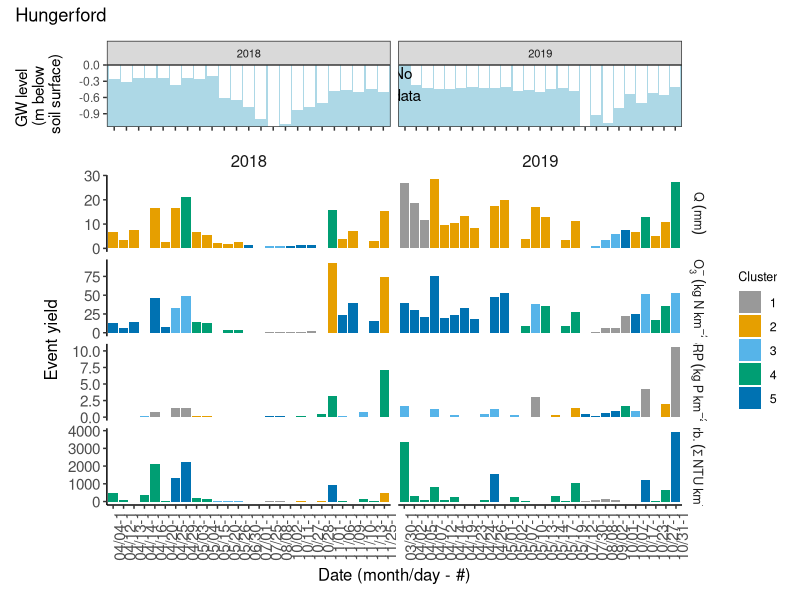
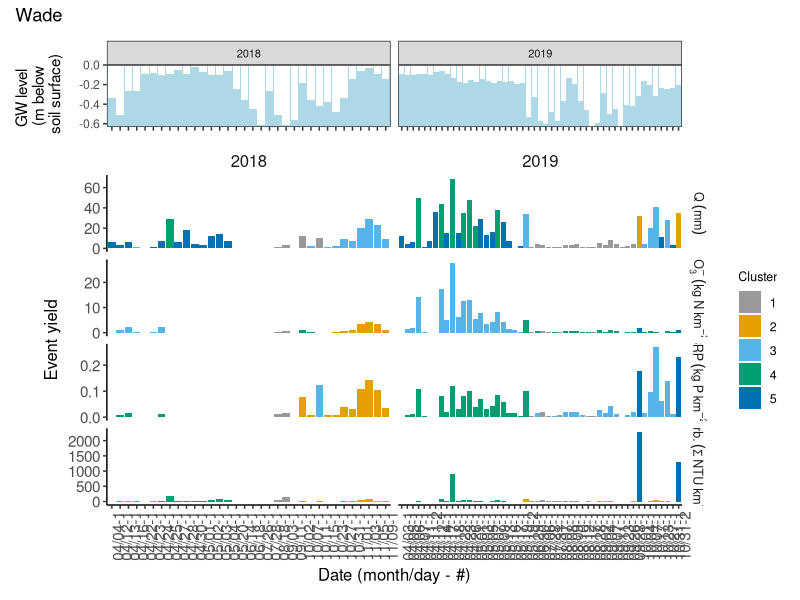
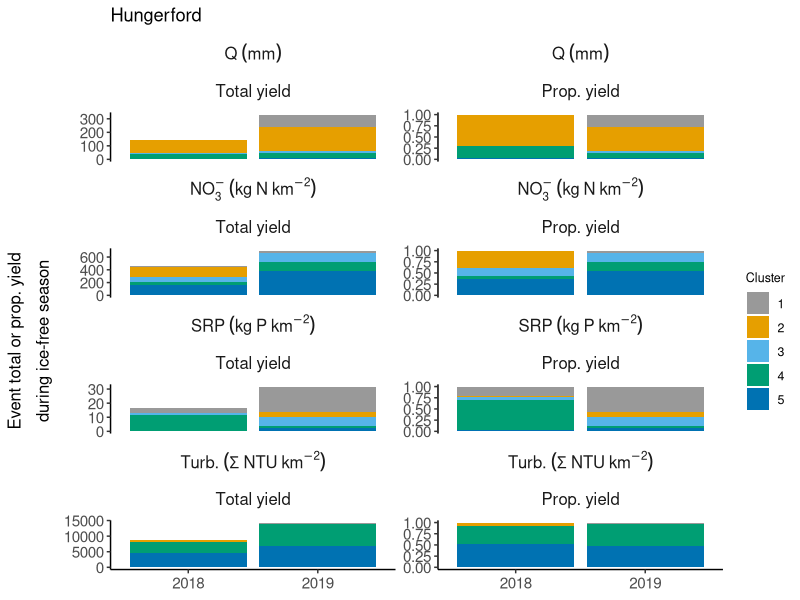
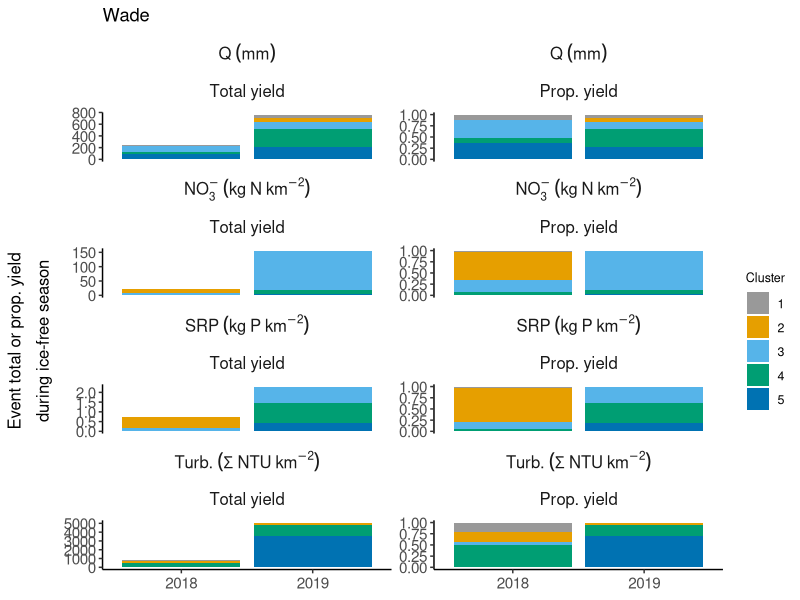
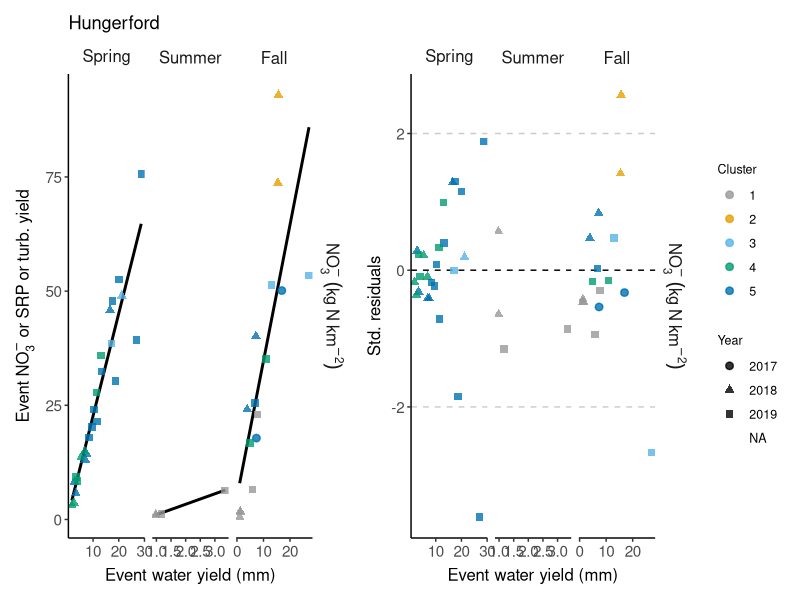

Write R code to recreate these figures, in order. (Note: this script raises an error after producing the figures.)
## ---- chunk 1
# Set defaults
knitr::opts_chunk$set(fig.width = 6, fig.asp = 0.618, out.width = "70%", fig.align = "center")

# Load packages
  library("here")      # to make file paths fail less
  library("tidyverse") # general workhorse
  library("lubridate") # to work with dates
  library("patchwork") # arranging multiple plots
  library("broom")     # for linear regressions
## ---- chunk 2
# Read in data
  # Calculated event metrics for each site as calculated in compile_calculate_allVars.R
  hford <- read_csv(here("Data", "eventMetrics_hford.csv")) %>% 
    mutate(event_start = ymd_hms(event_start, tz = "Etc/GMT+4"))

  wade <- read_csv(here("Data", "eventMetrics_wade.csv")) %>% 
    mutate(event_start = ymd_hms(event_start, tz = "Etc/GMT+4"))

  # SOM results from SOManalysis_SITE_yields_VAR.Rmd
  # Water
  som_wat_hf <- read_csv(here("Data", "somResults", "hford", "yields", "water", "2021-04-07", "Results_hford_withClusters.csv")) %>% mutate(SOM = "water") %>% select(site, SOM, everything())
  som_wat_wd <- read_csv(here("Data", "somResults", "wade", "yields", "water", "2021-04-07", "Results_wade_withClusters.csv")) %>% mutate(SOM = "water") %>% select(site, SOM, everything())
  # NO3
  som_no3_hf <- read_csv(here("Data", "somResults", "hford", "yields", "NO3", "2021-04-08", "Results_hford_withClusters.csv")) %>% mutate(SOM = "NO3_kg_km2") %>% select(site, SOM, everything())
  som_no3_wd <- read_csv(here("Data", "somResults", "wade", "yields", "NO3", "2021-04-12", "Results_wade_withClusters.csv")) %>% mutate(SOM = "NO3_kg_km2") %>% select(site, SOM, everything())
  # SRP
  som_srp_hf <- read_csv(here("Data", "somResults", "hford", "yields", "SRP", "2021-04-08", "Results_hford_withClusters.csv")) %>% mutate(SOM = "SRP_kg_km2") %>% select(site, SOM, everything())
  som_srp_wd <- read_csv(here("Data", "somResults", "wade", "yields", "SRP", "2021-04-12", "Results_wade_withClusters.csv")) %>% mutate(SOM = "SRP_kg_km2") %>% select(site, SOM, everything())
  # Turbidity
  som_turb_hf <- read_csv(here("Data", "somResults", "hford", "yields", "turb", "2021-04-09", "Results_hford_withClusters.csv")) %>% mutate(SOM = "turb_kg_km2") %>% select(site, SOM, everything())
  som_turb_wd <- read_csv(here("Data", "somResults", "wade", "yields", "turb", "2021-04-13", "Results_wade_withClusters.csv")) %>% mutate(SOM = "turb_kg_km2") %>% select(site, SOM, everything())
  
# Join SOM results into one df per site
  som_results <- bind_rows(som_wat_hf, som_wat_wd, som_no3_hf, som_no3_wd, som_srp_hf, som_srp_wd, som_turb_hf, som_turb_wd) %>% 
    rename(clust_4cl = clust_wat_4cl, clust_5cl = clust_wat_5cl, clust_6cl = clust_wat_6cl) %>% 
    mutate(event_start = ymd_hms(event_start, tz = "Etc/GMT+4"))
  rm(som_wat_hf, som_wat_wd, som_no3_hf, som_no3_wd, som_srp_hf, som_srp_wd, som_turb_hf, som_turb_wd)
## ---- chunk 3
# Plotting specifics
  theme1 <- theme_classic() +
            theme(axis.text = element_text(size = 11),
                  axis.title = element_text(size = 12),
                  axis.title.x = element_text(margin=margin(5,0,0,0)),
                  axis.title.y = element_text(margin=margin(0,5,0,0)),
                  legend.title = element_text(size = 9),
                  legend.text = element_text(size = 9),
                  strip.text = element_text(size = 12))
  
  # A new theme for the hysteresis plots
  theme2 <- theme(axis.line = element_blank(),
                  axis.text = element_text(size = 8),
                  axis.title = element_blank(),
                  plot.margin = unit(c(1.25,1.25,1.25,1.25), "lines"),
                  panel.background = element_blank(),
                  panel.grid.major = element_blank(), 
                  panel.grid.minor = element_blank(),
                  legend.text = element_text(size = 6),
                  legend.key.size = unit(0.1, "in"),
                  legend.margin = margin(0, 0, 0, 0),
                  legend.title = element_text(size = 6)) 
## ---- chunk 4
# Plot timeline of event water yields & ratios colored by cluster number
# NOTE: THESE PLOTS ASSUME THAT A 5 CLUSTER SOM MODEL IS APPROPRIATE FOR ALL SITE x VAR COMBO; ALTER IF NOT APPROPRIATE
# HFORD
  # Create a dataframe that drops event dates that only have Q yield
  hf_yields <- 
    som_results %>% 
    filter(site == "Hungerford") %>% 
    pivot_longer(cols = c(q_mm, NO3_kg_km2, SRP_kg_km2, turb_kg_km2), names_to = "var", values_to = "yield") %>% 
    mutate(year = year(event_start)) %>% 
    select(site, event_start, year, SOM, clust_5cl, gw_1d_well5, var, yield) %>% 
    filter((SOM == "water" & var == "q_mm") |
             (SOM == "NO3_kg_km2" & var == "NO3_kg_km2") |
             (SOM == "SRP_kg_km2" & var == "SRP_kg_km2") |
             (SOM == "turb_kg_km2" & var == "turb_kg_km2")) %>% 
    mutate(var = factor(var, 
                    levels = c("q_mm", "NO3_kg_km2", "SRP_kg_km2", "turb_kg_km2"), 
                    labels = c(expression(Q~(mm)), expression(NO[3]^-{}~(kg~N~km^{-2})) , expression(SRP~(kg~P~km^{-2})), expression(Turb.~(Sigma~NTU~km^{-2}))))) %>%   
    # Only 2 events in 2017, so cutting out 2017
    filter(year(event_start) != 2017) %>%
     # Add leading zero to single digit months and days
    mutate(year = year(event_start),
           month = str_pad(month(event_start), 2, pad = 0),
           day = str_pad(day(event_start), 2, pad = 0),
           month_day = paste(month, "/", day, sep = "")) %>%
    # There is one day where there are two events, add a rep for month_day and make month_day_rep ID
    group_by(SOM, year, month_day) %>% 
    mutate(rep = row_number()) %>% 
    mutate(month_day_rep = paste(month_day, rep, sep = "-")) %>% 
    filter(!(event_start >= ymd_hms("2019-01-01 00:00:00", tz = "Etc/GMT+4") & event_start <= ymd_hms("2019-03-29 00:00:00", tz = "Etc/GMT+4")))


  # First graph GW level data along with water yield timeline
  # Text for missing data on 2019 plot
  ann_text <- data.frame(month_day_rep = "03/26-2", gw_1d_well5 = -0.35, lab = "No \n data",
                         year = factor(2019, levels = c("2018", "2019")))
  # GW Plot
  pl_hf_gw <- 
    hf_yields %>% 
    filter(SOM == "water") %>% 
    ggplot(aes(x = month_day_rep, y = gw_1d_well5)) +
      facet_wrap(~year, scales = "free_x", ncol = 2) +
      geom_bar(stat = "identity", fill = "white") +
      ylab("GW level \n (m below \n soil surface)") +
      xlab("Date (month/day - #)") +
      scale_y_continuous(expand = c(0, 0)) +
      theme_bw() +
      theme(panel.grid = element_blank(),
            panel.background = element_rect(fill = "lightblue"),
            strip.text.x = element_text(size = 8),
            axis.text.x = element_blank(),
            axis.title.x = element_blank()) +
    geom_text(data = ann_text, label = "No \n data")

  # 5 cluster model
  pl_hf_1 <- 
    hf_yields %>% 
    ggplot(aes(x = factor(month_day_rep), y = yield, fill = as.factor(clust_5cl))) +
      facet_grid(var~year, scale = "free", labeller = label_parsed) +
      geom_bar(stat = "identity") +
      scale_fill_manual(name = "Cluster",
                        values = c("#999999", "#E69F00", "#56B4E9", "#009E73", "#0072B2", "#D55E00", "#CC79A7")) +
      ylab("Event yield") +
      xlab("Date (month/day - #)") +
      theme1 +
      theme(axis.text.x = element_text(angle = 90),
            strip.background = element_blank(),
            strip.text.y = element_text(size = 9))
  
# WADE
  # Create a dataframe that drops event dates that only have Q yield
  wd_yields <- 
    som_results %>% 
    filter(site == "Wade") %>% 
    pivot_longer(cols = c(q_mm, NO3_kg_km2, SRP_kg_km2, turb_kg_km2), names_to = "var", values_to = "yield") %>% 
    mutate(year = year(event_start)) %>% 
    select(site, event_start, year, SOM, clust_5cl, gw_1d_well5, var, yield) %>% 
    filter((SOM == "water" & var == "q_mm") |
             (SOM == "NO3_kg_km2" & var == "NO3_kg_km2") |
             (SOM == "SRP_kg_km2" & var == "SRP_kg_km2") |
             (SOM == "turb_kg_km2" & var == "turb_kg_km2")) %>% 
    mutate(var = factor(var, 
                    levels = c("q_mm", "NO3_kg_km2", "SRP_kg_km2", "turb_kg_km2"), 
                    labels = c(expression(Q~(mm)), expression(NO[3]^-{}~(kg~N~km^{-2})) , expression(SRP~(kg~P~km^{-2})), expression(Turb.~(Sigma~NTU~km^{-2}))))) %>%   
    # Only 2 events in 2017, so cutting out 2017
    filter(year(event_start) != 2017) %>%
     # Add leading zero to single digit months and days
    mutate(year = year(event_start),
           month = str_pad(month(event_start), 2, pad = 0),
           day = str_pad(day(event_start), 2, pad = 0),
           month_day = paste(month, "/", day, sep = "")) %>%
    # There is one day where there are two events, add a rep for month_day and make month_day_rep ID
    group_by(SOM, year, month_day) %>% 
    mutate(rep = row_number()) %>% 
    mutate(month_day_rep = paste(month_day, rep, sep = "-"))
    # filter(!(event_start >= ymd_hms("2019-01-01 00:00:00", tz = "Etc/GMT+4") & event_start <= ymd_hms("2019-03-29 00:00:00", tz = "Etc/GMT+4")))

  # GW Plot
  pl_wd_gw <- 
    wd_yields %>% 
    filter(SOM == "water") %>% 
    ggplot(aes(x = month_day_rep, y = gw_1d_well5)) +
      facet_wrap(~year, scales = "free_x", ncol = 2) +
      geom_bar(stat = "identity", fill = "white") +
      ylab("GW level \n (m below \n soil surface)") +
      xlab("Date (month/day - #)") +
      scale_y_continuous(expand = c(0, 0)) +
      theme_bw() +
      theme(panel.grid = element_blank(),
            panel.background = element_rect(fill = "lightblue"),
            strip.text.x = element_text(size = 8),
            axis.text.x = element_blank(),
            axis.title.x = element_blank())

  # 5 cluster model
  pl_wd_1 <- 
    wd_yields %>% 
    ggplot(aes(x = factor(month_day_rep), y = yield, fill = as.factor(clust_5cl))) +
      facet_grid(var~year, scale = "free", labeller = label_parsed) +
      geom_bar(stat = "identity") +
      scale_fill_manual(name = "Cluster",
                        values = c("#999999", "#E69F00", "#56B4E9", "#009E73", "#0072B2", "#D55E00", "#CC79A7")) +
      ylab("Event yield") +
      xlab("Date (month/day - #)") +
      theme1 +
      theme(axis.text.x = element_text(angle = 90),
            strip.background = element_blank(),
            strip.text.y = element_text(size = 9))
  
# Combine the plots into one using the patchwork library
  # HFORD
  pl_hf_gw / pl_hf_1 +
    plot_layout(
      ncol = 1, 
      heights = c(0.75, 4)) +
    plot_annotation(
      title = "Hungerford"
    )
  rm(pl_hf_gw, pl_hf_1) 
  
  # WADE
  pl_wd_gw / pl_wd_1 +
    plot_layout(
      ncol = 1, 
      heights = c(0.75, 4)) +
    plot_annotation(
      title = "Wade"
    )
  rm(pl_wd_gw, pl_wd_1)    
## ---- chunk 5
# Plot total yield attributed to each cluster
  # Calculate annual measured event yields
  annYields <-
    som_results %>%
    pivot_longer(cols = c(q_mm, NO3_kg_km2, SRP_kg_km2, turb_kg_km2), names_to = "var", values_to = "yield") %>% 
    mutate(year = year(event_start)) %>% 
    select(site, year, SOM, var, yield) %>% 
    filter((SOM == "water" & var == "q_mm") |
             (SOM == "NO3_kg_km2" & var == "NO3_kg_km2") |
             (SOM == "SRP_kg_km2" & var == "SRP_kg_km2") |
             (SOM == "turb_kg_km2" & var == "turb_kg_km2")) %>% 
    group_by(site, year, SOM, var) %>% 
    summarize(ann_tot_yield = sum(yield, na.rm = TRUE)) %>% 
    ungroup()

  # Calculate amount of annual yields per cluster
  # NOTE: IF CHOOSING A DIFFERENT CLUSTER MODEL, NEED TO CHANGE THIS CODE
  # RIGHT NOW THIS CODE JUST ASSUMES ONE CLUSTER MODEL (5 clusters) FOR EACH SITE AND SOM
  # Might be able to just choose one cluster model when reading in the som results above and then name the column the same
  annYields_perCluster <-
    som_results %>% 
    pivot_longer(cols = c(q_mm, NO3_kg_km2, SRP_kg_km2, turb_kg_km2), names_to = "var", values_to = "yield") %>% 
    mutate(year = year(event_start)) %>% 
    select(site, year, SOM, clust_5cl, var, yield) %>% 
    filter((SOM == "water" & var == "q_mm") |
             (SOM == "NO3_kg_km2" & var == "NO3_kg_km2") |
             (SOM == "SRP_kg_km2" & var == "SRP_kg_km2") |
             (SOM == "turb_kg_km2" & var == "turb_kg_km2")) %>% 
    group_by(site, SOM, var, year, clust_5cl) %>% 
    summarize(ann_clust_yield = sum(yield, na.rm = TRUE)) %>% 
    ungroup()
  
  # Join these together
  # And calculate proportion of total annual yield attributed to each cluster
  annYields_summ <-
    full_join(annYields_perCluster, annYields, by = c("site", "SOM", "var", "year")) %>% 
    mutate(prop_clust_yield = ann_clust_yield/ann_tot_yield)
  rm(annYields, annYields_perCluster)
    

  # Stacked bar graph (year on x-axis; stacks = yields by cluster)
  # Total & proportional annual event yield per cluster
    # HFORD - 5 clusters
    pl_hf_2 <- 
      annYields_summ %>%
      filter(site == "Hungerford") %>% 
      pivot_longer(cols = c(ann_clust_yield, prop_clust_yield), names_to = "yield_cat", values_to = "yield") %>% 
      mutate(yield_cat = factor(yield_cat, 
                          levels = c("ann_clust_yield", "prop_clust_yield"),
                          labels = c(expression(Total~yield), expression(Prop.~yield)))) %>% 
      mutate(var = factor(var, 
                          levels = c("q_mm", "NO3_kg_km2", "SRP_kg_km2", "turb_kg_km2"), 
                          labels = c(expression(Q~(mm)), expression(NO[3]^-{}~(kg~N~km^{-2})) , expression(SRP~(kg~P~km^{-2})), expression(Turb.~(Sigma~NTU~km^{-2}))))) %>% 
      # Exclude 2017 events  
      filter(year != 2017) %>% 
      ggplot(aes(x = factor(year), y = yield, fill = factor(clust_5cl))) + 
        facet_wrap(var~yield_cat, ncol = 2, scales = "free_y", labeller = label_parsed) +
        geom_bar(position = "stack", stat = "identity") +
        scale_fill_manual(name = "Cluster",
                          values = c("#999999", "#E69F00", "#56B4E9", "#009E73", "#0072B2", "#D55E00", "#CC79A7")) +
        ylab(expression(atop(Event~total~or~prop.~yield, "during ice-free season"))) +
        xlab("Year") +
        theme1 +
        theme(axis.title.x = element_blank(),
              strip.background = element_blank()) +
      ggtitle("Hungerford")
    
    # WADE - 5 clusters
    pl_wd_2 <- 
      annYields_summ %>%
      filter(site == "Wade") %>% 
      pivot_longer(cols = c(ann_clust_yield, prop_clust_yield), names_to = "yield_cat", values_to = "yield") %>% 
      mutate(yield_cat = factor(yield_cat, 
                          levels = c("ann_clust_yield", "prop_clust_yield"),
                          labels = c(expression(Total~yield), expression(Prop.~yield)))) %>% 
      mutate(var = factor(var, 
                          levels = c("q_mm", "NO3_kg_km2", "SRP_kg_km2", "turb_kg_km2"), 
                          labels = c(expression(Q~(mm)), expression(NO[3]^-{}~(kg~N~km^{-2})) , expression(SRP~(kg~P~km^{-2})), expression(Turb.~(Sigma~NTU~km^{-2}))))) %>% 
      # Exclude 2017 events  
      filter(year != 2017) %>% 
      ggplot(aes(x = factor(year), y = yield, fill = factor(clust_5cl))) + 
        facet_wrap(var~yield_cat, ncol = 2, scales = "free_y", labeller = label_parsed) +
        geom_bar(position = "stack", stat = "identity") +
        scale_fill_manual(name = "Cluster",
                          values = c("#999999", "#E69F00", "#56B4E9", "#009E73", "#0072B2", "#D55E00", "#CC79A7")) +
        ylab(expression(atop(Event~total~or~prop.~yield, "during ice-free season"))) +
        xlab("Year") +
        theme1 +
        theme(axis.title.x = element_blank(),
              strip.background = element_blank()) +
      ggtitle("Wade")     

  
  # Print
  pl_hf_2
  pl_wd_2
  
## ---- chunk 6
# Which events and yields have an SOM cluster assigned (excluding SOM water yield)
yesCluster <- 
  som_results %>% 
  filter(SOM != "water") %>% 
  select(site, SOM, season, event_start, clust_4cl, clust_5cl, clust_6cl) %>% 
  # pivot_wider(names_from = SOM, values_from = clust_4cl) %>%
  mutate(clust_YN = ifelse(!is.na(clust_4cl), "yes", "no")) %>% 
  rename(var = SOM)

# Join to a df with event info and yield estimates to filter out events with not assigned cluster for each var (NO3, SRP, turb)
datWithClusters <-
  bind_rows(hford, wade) %>% 
  select(site, season, event_start, ends_with("km2"), q_mm) %>% 
  pivot_longer(cols = c(NO3_kg_km2, SRP_kg_km2, turb_kg_km2), names_to = "var", values_to = "yield") %>% 
  left_join(yesCluster, by = c("site", "season", "event_start", "var")) %>% 
  filter(clust_YN == "yes") %>% 
  select(-clust_YN)
  
# Regress event yield on event water yield
# Get stats on coefficient estimates
lm_results_coef <- 
  datWithClusters %>% 
  # Group and nest these groupings
  group_by(site, season, var) %>% 
  nest() %>% 
  mutate(model = map(data, ~ lm(yield ~ q_mm, data = .x)),
         tidied = map(model, tidy)) %>% 
  unnest(tidied) %>% 
  filter(term != "(Intercept)") %>% 
  select(-c(data, model)) %>% 
  ungroup()

# Get R^2 and other summary stats
lm_results_r2 <-
  datWithClusters %>% 
  # Group and nest these groupings
  group_by(site, season, var) %>% 
  nest() %>% 
  mutate(model = map(data, ~ lm(yield ~ q_mm, data = .x)),
         glanced = map(model, glance),
         augmented = map(model, augment)) %>% 
  unnest(glanced) %>% 
  select(-c(data, model)) %>% 
  ungroup()

# Join these together
lm_results <- 
  full_join(lm_results_coef, lm_results_r2, by = c("var", "site", "season")) %>% 
  unnest(augmented)
rm(lm_results_coef, lm_results_r2)

# Add event & SOM cluster assign info to this df
allData <- 
  lm_results %>% 
  left_join(datWithClusters, by = c("site", "season", "var", "yield", "q_mm")) %>% 
  left_join(som_results %>% 
              rename(var = SOM) %>% 
              select(-c(NO3_kg_km2, SRP_kg_km2, turb_kg_km2))) %>% 
  select(site, event_start, starts_with("clust"), everything()) %>% 
  arrange(site, event_start)

# allData %>% 
#   mutate(event_start = as.character(event_start)) %>% 
#   write_csv("Data/results_clusters_withLinearRegressions.csv")

## ---- chunk 7
#fig.width = 10, fig.asp = .7, out.width = "100%"

# Plot NO3, SRP, & turbidity yields against water yield
# NOTE: THESE PLOTS ASSUME THAT A 5 CLUSTER SOM MODEL IS APPROPRIATE FOR ALL SITE x VAR COMBO; ALTER IF NOT APPROPRIATE
# HFORD - NOTE: might need to do segmented regression for turbidity fit
  # Faceted by solute
  pl_1 <- 
    allData %>% 
    filter(site == "Hungerford") %>% 
    mutate(season = factor(season, levels = c("spring", "summer", "fall"), labels = c("Spring", "Summer", "Fall"))) %>% 
    # Adding the expressions as labels requires that you add labeller = label_parsed in the facet_* call below
    mutate(var = factor(var, levels = c("NO3_kg_km2", "SRP_kg_km2", "turb_kg_km2"), labels = c(expression(NO[3]^-{}~(kg~N~km^{-2})) , expression(SRP~(kg~P~km^{-2})), expression(Turb.~(Sigma~NTU~km^{-2}))))) %>% 
    ggplot(aes(x = q_mm, y = yield)) +
      facet_grid(var~season, scales = "free", labeller = label_parsed) +
      geom_smooth(method=lm, se=FALSE, color = "black") +
      geom_point(aes(color = factor(clust_5cl), shape = factor(year(event_start))), size = 2, stroke = 0.75, alpha = 0.8) +
      scale_shape_manual(name = "Season",
                         values = c(19, 17, 15)) +
      scale_color_manual(name = "Cluster",
                        values = c("#999999", "#E69F00", "#56B4E9", "#009E73", "#0072B2", "#D55E00", "#CC79A7")) +
      ylab(expression(Event~NO[3]^-{}~or~SRP~or~turb.~yield)) +
      xlab("Event water yield (mm)") +
      theme1 +
      theme(strip.background = element_blank(),
            legend.position = "none") +
      ggtitle("Hungerford")

  # Faceted by solute and season
  pl_2 <- 
    allData %>% 
    filter(site == "Hungerford") %>% 
    mutate(season = factor(season, levels = c("spring", "summer", "fall"), labels = c("Spring", "Summer", "Fall"))) %>% 
    # Adding the expressions as labels requires that you add labeller = label_parsed in the facet_* call below
    mutate(var = factor(var, levels = c("NO3_kg_km2", "SRP_kg_km2", "turb_kg_km2"), labels = c(expression(NO[3]^-{}~(kg~N~km^{-2})) , expression(SRP~(kg~P~km^{-2})), expression(Turb.~(Sigma~NTU~km^{-2}))))) %>% 
    ggplot(aes(x = q_mm, y = yield)) +
      facet_grid(var~season, scales = "free", labeller = label_parsed) +
      geom_smooth(method=lm, se=FALSE, color = "black") +
      geom_point(aes(color = factor(clust_5cl), shape = factor(year(event_start))), size = 2, stroke = 0.75, alpha = 0.8) +
      scale_shape_manual(name = "Year",
                         values = c(19, 17, 15)) +
      scale_color_manual(name = "Cluster",
                        values = c("#999999", "#E69F00", "#56B4E9", "#009E73", "#0072B2", "#D55E00", "#CC79A7")) +
      ylab(expression(Event~NO[3]^-{}~or~SRP~or~turb.~yield)) +
      xlab("Event water yield (mm)") +
      theme1 +
      theme(strip.background = element_blank(),
            legend.position = "none") +
      ggtitle("Hungerford")
  
    # Plot standardized residuals
    pl_3 <-
      allData %>% 
      filter(site == "Hungerford") %>% 
      mutate(season = factor(season, levels = c("spring", "summer", "fall"), labels = c("Spring", "Summer", "Fall"))) %>% 
      mutate(var = factor(var, levels = c("NO3_kg_km2", "SRP_kg_km2", "turb_kg_km2"), labels = c(expression(NO[3]^-{}~(kg~N~km^{-2})) , expression(SRP~(kg~P~km^{-2})), expression(Turb.~(Sigma~NTU~km^{-2}))))) %>%   
      ggplot(aes(x = q_mm, y = .std.resid)) +
      facet_grid(var~season, scales = "free", labeller = label_parsed) +
      geom_hline(yintercept = 0, color = "black", linetype = "dashed") +
      geom_hline(yintercept = -2, color = "gray80", linetype = "dashed") +
      geom_hline(yintercept = 2, color = "gray80", linetype = "dashed") +
      geom_point(aes(color = factor(clust_5cl), shape = factor(year(event_start))), size = 2, stroke = 0.75, alpha = 0.8) +
      scale_shape_manual(name = "Year",
                   values = c(19, 17, 15)) +
      scale_color_manual(name = "Cluster",
                        values = c("#999999", "#E69F00", "#56B4E9", "#009E73", "#0072B2", "#D55E00", "#CC79A7")) +  
      ylab("Std. residuals") +
      xlab("Event water yield (mm)") +
      theme1 +
      theme(strip.background = element_blank())

# WADE - NOTE: might need to do segmented regression for turbidity fit
  # Faceted by solute
  pl_4 <- 
    allData %>% 
    filter(site == "Wade") %>% 
    filter(season != "winter") %>% 
    mutate(season = factor(season, levels = c("spring", "summer", "fall"), labels = c("Spring", "Summer", "Fall"))) %>% 
    # Adding the expressions as labels requires that you add labeller = label_parsed in the facet_* call below
    mutate(var = factor(var, levels = c("NO3_kg_km2", "SRP_kg_km2", "turb_kg_km2"), labels = c(expression(NO[3]^-{}~(kg~N~km^{-2})) , expression(SRP~(kg~P~km^{-2})), expression(Turb.~(Sigma~NTU~km^{-2}))))) %>% 
    ggplot(aes(x = q_mm, y = yield)) +
      facet_grid(var~season, scales = "free", labeller = label_parsed) +
      geom_smooth(method=lm, se=FALSE, color = "black") +
      geom_point(aes(color = factor(clust_5cl), shape = factor(year(event_start))), size = 2, stroke = 0.75, alpha = 0.8) +
      scale_shape_manual(name = "Season",
                         values = c(19, 17, 15)) +
      scale_color_manual(name = "Cluster",
                        values = c("#999999", "#E69F00", "#56B4E9", "#009E73", "#0072B2", "#D55E00", "#CC79A7")) +
      ylab(expression(Event~NO[3]^-{}~or~SRP~or~turb.~yield)) +
      xlab("Event water yield (mm)") +
      theme1 +
      theme(strip.background = element_blank(),
            axis.title.y = element_blank()) +
      ggtitle("Wade")
  
  # Faceted by solute and season  
  pl_5 <-
    allData %>% 
    filter(site == "Wade") %>% 
    filter(season != "winter") %>% 
    mutate(season = factor(season, levels = c("spring", "summer", "fall"), labels = c("Spring", "Summer", "Fall"))) %>% 
    # Adding the expressions as labels requires that you add labeller = label_parsed in the facet_* call below
    mutate(var = factor(var, levels = c("NO3_kg_km2", "SRP_kg_km2", "turb_kg_km2"), labels = c(expression(NO[3]^-{}~(kg~N~km^{-2})) , expression(SRP~(kg~P~km^{-2})), expression(Turb.~(Sigma~NTU~km^{-2}))))) %>% 
    ggplot(aes(x = q_mm, y = yield)) +
      facet_grid(var~season, scales = "free", labeller = label_parsed) +
      geom_smooth(method=lm, se=FALSE, color = "black") +
      geom_point(aes(color = factor(clust_5cl), shape = factor(year(event_start))), size = 2, stroke = 0.75, alpha = 0.8) +
      scale_shape_manual(name = "Year",
                   values = c(19, 17, 15)) +
      scale_color_manual(name = "Cluster",
                        values = c("#999999", "#E69F00", "#56B4E9", "#009E73", "#0072B2", "#D55E00", "#CC79A7")) +
      ylab(expression(Event~NO[3]^-{}~or~SRP~or~turb.~yield)) +
      xlab("Event water yield (mm)") +
      theme1 +
      theme(strip.background = element_blank(),
            legend.position = "none") +
      ggtitle("Wade") 
  
  # Plot standardized residuals
  pl_6 <- 
    allData %>% 
    filter(season != "winter") %>% 
    filter(site == "Wade") %>% 
    mutate(season = factor(season, levels = c("spring", "summer", "fall"), labels = c("Spring", "Summer", "Fall"))) %>% 
    mutate(var = factor(var, levels = c("NO3_kg_km2", "SRP_kg_km2", "turb_kg_km2"), labels = c(expression(NO[3]^-{}~(kg~N~km^{-2})) , expression(SRP~(kg~P~km^{-2})), expression(Turb.~(Sigma~NTU~km^{-2}))))) %>%   
    ggplot(aes(x = q_mm, y = .std.resid)) +
    facet_grid(var~season, scales = "free", labeller = label_parsed) +
    geom_hline(yintercept = 0, color = "black", linetype = "dashed") +
    geom_hline(yintercept = -2, color = "gray80", linetype = "dashed") +
    geom_hline(yintercept = 2, color = "gray80", linetype = "dashed") +
    geom_point(aes(color = factor(clust_5cl), shape = factor(year(event_start))), size = 2, stroke = 0.75, alpha = 0.8) +
    scale_shape_manual(name = "Year",
                 values = c(19, 17, 15)) +    
    scale_color_manual(name = "Cluster",
                      values = c("#999999", "#E69F00", "#56B4E9", "#009E73", "#0072B2", "#D55E00", "#CC79A7")) +    
    ylab("Std. residuals") +
    xlab("Event water yield (mm)") +
    theme1 +
    theme(strip.background = element_blank())  

# Combine plots
  # Seasonal plots
  pl_2 | pl_3
  pl_5 | pl_6
## ---- chunk 8
# Create dataframe to work with
rat_NO3 <- 
  som_results %>% 
  pivot_longer(cols = c(q_mm, NO3_kg_km2, SRP_kg_km2), names_to = "var", values_to = "yield") %>% 
  mutate(year = year(event_start)) %>% 
  select(site, event_start, year, SOM, clust_5cl, var, yield) %>% 
  filter((SOM == "water" & var == "q_mm") |
          (SOM == "NO3_kg_km2" & var == "NO3_kg_km2") |
          (SOM == "SRP_kg_km2" & var == "SRP_kg_km2")) %>% 
  select(-SOM) %>% 
  filter(var == "NO3_kg_km2") %>% 
  pivot_wider(names_from = var, values_from = yield)

rat_SRP <- 
  som_results %>% 
  pivot_longer(cols = c(q_mm, NO3_kg_km2, SRP_kg_km2), names_to = "var", values_to = "yield") %>% 
  mutate(year = year(event_start)) %>% 
  select(site, event_start, year, SOM, clust_5cl, var, yield) %>% 
  filter((SOM == "water" & var == "q_mm") |
          (SOM == "NO3_kg_km2" & var == "NO3_kg_km2") |
          (SOM == "SRP_kg_km2" & var == "SRP_kg_km2")) %>% 
  select(-SOM) %>% 
  filter(var == "SRP_kg_km2") %>% 
  pivot_wider(names_from = var, values_from = yield)

rat_q <- 
  som_results %>% 
  pivot_longer(cols = c(q_mm, NO3_kg_km2, SRP_kg_km2), names_to = "var", values_to = "yield") %>% 
  mutate(year = year(event_start)) %>% 
  select(site, event_start, year, SOM, clust_5cl, var, yield) %>% 
  filter((SOM == "water" & var == "q_mm") |
          (SOM == "NO3_kg_km2" & var == "NO3_kg_km2") |
          (SOM == "SRP_kg_km2" & var == "SRP_kg_km2")) %>% 
  select(-SOM) %>% 
  filter(var == "q_mm") %>% 
  pivot_wider(names_from = var, values_from = yield) %>% 
  select(-clust_5cl)

ratios <-
  full_join(rat_NO3 %>% rename(clust_5cl_NO3 = clust_5cl), rat_SRP %>% rename(clust_5cl_SRP = clust_5cl), by = c("site", "event_start", "year")) %>% 
  mutate(event_NO3_SRP = (NO3_kg_km2/14.007) / (SRP_kg_km2/30.974)) %>% 
  left_join(rat_q, by = c("site", "event_start", "year"))
rm(rat_NO3, rat_SRP, rat_q)

# HFORD
# Plot coded by clusters in NO3 5 cluster model
pl_rat_hf_NO3 <-
  ratios %>% 
  filter(site == "Hungerford") %>% 
  ggplot(aes(x = q_mm, y = event_NO3_SRP, color = factor(clust_5cl_NO3))) +
    geom_point(size = 2, stroke = 0.75, alpha = 0.8) +
    scale_color_manual(name = "Cluster",
                      values = c("#999999", "#E69F00", "#56B4E9", "#009E73", "#0072B2", "#D55E00", "#CC79A7")) +  
    geom_hline(yintercept = 16, linetype = "dashed", size = 0.75, color = "gray40") +
    ylab(expression(atop(Molar~ratio~of~NO[3]^-{}~":"~SRP~yield, "for"~each~event))) +
    xlab("Event water yield (mm)") +
    scale_y_continuous(limits = c(0, 1300), breaks=seq(0, 1200, 300)) +
    theme1 +
    theme(axis.title.y = element_text(margin=margin(0,5,0,0)),
          legend.position = "none",
          axis.title.x = element_blank()) +
  ggtitle("HFORD - colored by NO3 SOM clusters")

# Plot coded by clusters in SRP 5 cluster model
pl_rat_hf_SRP <-
  ratios %>% 
  filter(site == "Hungerford") %>% 
  ggplot(aes(x = q_mm, y = event_NO3_SRP, color = factor(clust_5cl_SRP))) +
    geom_point(size = 2, stroke = 0.75, alpha = 0.8) +
    scale_color_manual(name = "Cluster",
                      values = c("#999999", "#E69F00", "#56B4E9", "#009E73", "#0072B2", "#D55E00", "#CC79A7")) +  
    geom_hline(yintercept = 16, linetype = "dashed", size = 0.75, color = "gray40") +
    ylab(expression(atop(Molar~ratio~of~NO[3]^-{}~":"~SRP~yield, "for"~each~event))) +
    xlab("Event water yield (mm)") +
    scale_y_continuous(limits = c(0, 1300), breaks=seq(0, 1200, 300)) +
    theme1 +
    theme(legend.position = c(0.85, 0.7),
          axis.title.x = element_blank(),
          axis.title.y = element_blank(),
          axis.text.y = element_blank()) +
  ggtitle("HFORD - colored by SRP SOM clusters")

# WADE
# Plot coded by clusters in NO3 5 cluster model
pl_rat_wd_NO3 <-
  ratios %>% 
  filter(site == "Wade") %>% 
  ggplot(aes(x = q_mm, y = event_NO3_SRP, color = factor(clust_5cl_NO3))) +
    geom_point(size = 2, stroke = 0.75, alpha = 0.8) +
    scale_color_manual(name = "Cluster",
                      values = c("#999999", "#E69F00", "#56B4E9", "#009E73", "#0072B2", "#D55E00", "#CC79A7")) +  
    geom_hline(yintercept = 16, linetype = "dashed", size = 0.75, color = "gray40") +
    ylab(expression(atop(Molar~ratio~of~NO[3]^-{}~":"~SRP~yield, "for"~each~event))) +
    xlab("Event water yield (mm)") +
    scale_y_continuous(limits = c(0, 1300), breaks=seq(0, 1200, 300)) +
    theme1 +
    theme(axis.title.x = element_text(margin=margin(5,0,0,0)),
          axis.title.y = element_text(margin=margin(0,5,0,0)),
          legend.position = "none") +
  ggtitle("WADE - colored by NO3 SOM clusters")

# Plot coded by clusters in SRP 5 cluster model
pl_rat_wd_SRP <-
  ratios %>% 
  filter(site == "Wade") %>% 
  ggplot(aes(x = q_mm, y = event_NO3_SRP, color = factor(clust_5cl_SRP))) +
    geom_point(size = 2, stroke = 0.75, alpha = 0.8) +
    scale_color_manual(name = "Cluster",
                      values = c("#999999", "#E69F00", "#56B4E9", "#009E73", "#0072B2", "#D55E00", "#CC79A7")) +  
    geom_hline(yintercept = 16, linetype = "dashed", size = 0.75, color = "gray40") +
    ylab(expression(atop(Molar~ratio~of~NO[3]^-{}~":"~SRP~yield, "for"~each~event))) +
    xlab("Event water yield (mm)") +
    scale_y_continuous(limits = c(0, 1300), breaks=seq(0, 1200, 300)) +
    theme1 +
    theme(axis.title.x = element_text(margin=margin(5,0,0,0)),
          legend.position = "none",
          axis.title.y = element_blank(),
          axis.text.y = element_blank()) +
  ggtitle("WADE - colored by SRP SOM clusters")

# Combine into one plot
(pl_rat_hf_NO3 | pl_rat_hf_SRP) / (pl_rat_wd_NO3 | pl_rat_wd_SRP)
